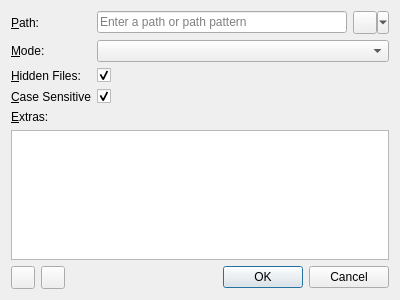
<?xml version="1.0" encoding="UTF-8"?>
<ui version="4.0">
 <class>CreateEntryDialog</class>
 <widget class="QDialog" name="CreateEntryDialog">
  <property name="geometry">
   <rect>
    <x>0</x>
    <y>0</y>
    <width>400</width>
    <height>300</height>
   </rect>
  </property>
  <property name="windowTitle">
   <string>Edit Sync Entry</string>
  </property>
  <layout class="QFormLayout" name="formLayout">
   <item row="0" column="0">
    <widget class="QLabel" name="pathLabel">
     <property name="text">
      <string>&amp;Path:</string>
     </property>
     <property name="buddy">
      <cstring>pathLineEdit</cstring>
     </property>
    </widget>
   </item>
   <item row="0" column="1">
    <layout class="QHBoxLayout" name="horizontalLayout_2">
     <item>
      <widget class="QLineEdit" name="pathLineEdit">
       <property name="placeholderText">
        <string>Enter a path or path pattern</string>
       </property>
       <property name="clearButtonEnabled">
        <bool>true</bool>
       </property>
      </widget>
     </item>
     <item>
      <widget class="QToolButton" name="selectButton">
       <property name="popupMode">
        <enum>QToolButton::MenuButtonPopup</enum>
       </property>
      </widget>
     </item>
    </layout>
   </item>
   <item row="1" column="0">
    <widget class="QLabel" name="modeLabel">
     <property name="text">
      <string>&amp;Mode:</string>
     </property>
     <property name="buddy">
      <cstring>modeComboBox</cstring>
     </property>
    </widget>
   </item>
   <item row="1" column="1">
    <widget class="QComboBox" name="modeComboBox"/>
   </item>
   <item row="2" column="0">
    <widget class="QLabel" name="hiddenFilesLabel">
     <property name="text">
      <string>&amp;Hidden Files:</string>
     </property>
     <property name="buddy">
      <cstring>hiddenFilesCheckBox</cstring>
     </property>
    </widget>
   </item>
   <item row="2" column="1">
    <widget class="QCheckBox" name="hiddenFilesCheckBox">
     <property name="checked">
      <bool>true</bool>
     </property>
    </widget>
   </item>
   <item row="3" column="0">
    <widget class="QLabel" name="caseSensitiveLabel">
     <property name="text">
      <string>&amp;Case Sensitive</string>
     </property>
     <property name="buddy">
      <cstring>caseSensitiveCheckBox</cstring>
     </property>
    </widget>
   </item>
   <item row="3" column="1">
    <widget class="QCheckBox" name="caseSensitiveCheckBox">
     <property name="checked">
      <bool>true</bool>
     </property>
    </widget>
   </item>
   <item row="4" column="0" colspan="2">
    <widget class="QLabel" name="label">
     <property name="text">
      <string>&amp;Extras:</string>
     </property>
     <property name="buddy">
      <cstring>listWidget</cstring>
     </property>
    </widget>
   </item>
   <item row="5" column="0" colspan="2">
    <widget class="QListWidget" name="listWidget">
     <property name="contextMenuPolicy">
      <enum>Qt::ActionsContextMenu</enum>
     </property>
     <property name="alternatingRowColors">
      <bool>true</bool>
     </property>
     <property name="sortingEnabled">
      <bool>true</bool>
     </property>
    </widget>
   </item>
   <item row="6" column="0" colspan="2">
    <layout class="QHBoxLayout" name="horizontalLayout">
     <item>
      <widget class="QToolButton" name="addButton">
       <property name="toolButtonStyle">
        <enum>Qt::ToolButtonFollowStyle</enum>
       </property>
      </widget>
     </item>
     <item>
      <widget class="QToolButton" name="removeButton">
       <property name="toolButtonStyle">
        <enum>Qt::ToolButtonFollowStyle</enum>
       </property>
      </widget>
     </item>
     <item>
      <widget class="QDialogButtonBox" name="buttonBox">
       <property name="orientation">
        <enum>Qt::Horizontal</enum>
       </property>
       <property name="standardButtons">
        <set>QDialogButtonBox::Cancel|QDialogButtonBox::Ok</set>
       </property>
      </widget>
     </item>
    </layout>
   </item>
  </layout>
  <action name="action_Add_Extra">
   <property name="icon">
    <iconset theme="list-add">
     <normaloff>.</normaloff>.</iconset>
   </property>
   <property name="text">
    <string>&amp;Add Extra</string>
   </property>
   <property name="shortcut">
    <string>Ctrl+Ins</string>
   </property>
  </action>
  <action name="action_Remove_Extra">
   <property name="icon">
    <iconset theme="list-remove">
     <normaloff>.</normaloff>.</iconset>
   </property>
   <property name="text">
    <string>&amp;Remove Extra</string>
   </property>
   <property name="shortcut">
    <string>Del</string>
   </property>
  </action>
  <action name="actionSelect_File">
   <property name="icon">
    <iconset theme="dialog-object-properties">
     <normaloff>.</normaloff>.</iconset>
   </property>
   <property name="text">
    <string>Select &amp;File</string>
   </property>
  </action>
  <action name="actionSelect_Directory">
   <property name="icon">
    <iconset theme="dialog-object-properties">
     <normaloff>.</normaloff>.</iconset>
   </property>
   <property name="text">
    <string>Select &amp;Directory</string>
   </property>
  </action>
 </widget>
 <resources/>
 <connections>
  <connection>
   <sender>buttonBox</sender>
   <signal>accepted()</signal>
   <receiver>CreateEntryDialog</receiver>
   <slot>accept()</slot>
   <hints>
    <hint type="sourcelabel">
     <x>248</x>
     <y>254</y>
    </hint>
    <hint type="destinationlabel">
     <x>157</x>
     <y>274</y>
    </hint>
   </hints>
  </connection>
  <connection>
   <sender>buttonBox</sender>
   <signal>rejected()</signal>
   <receiver>CreateEntryDialog</receiver>
   <slot>reject()</slot>
   <hints>
    <hint type="sourcelabel">
     <x>316</x>
     <y>260</y>
    </hint>
    <hint type="destinationlabel">
     <x>286</x>
     <y>274</y>
    </hint>
   </hints>
  </connection>
 </connections>
</ui>
